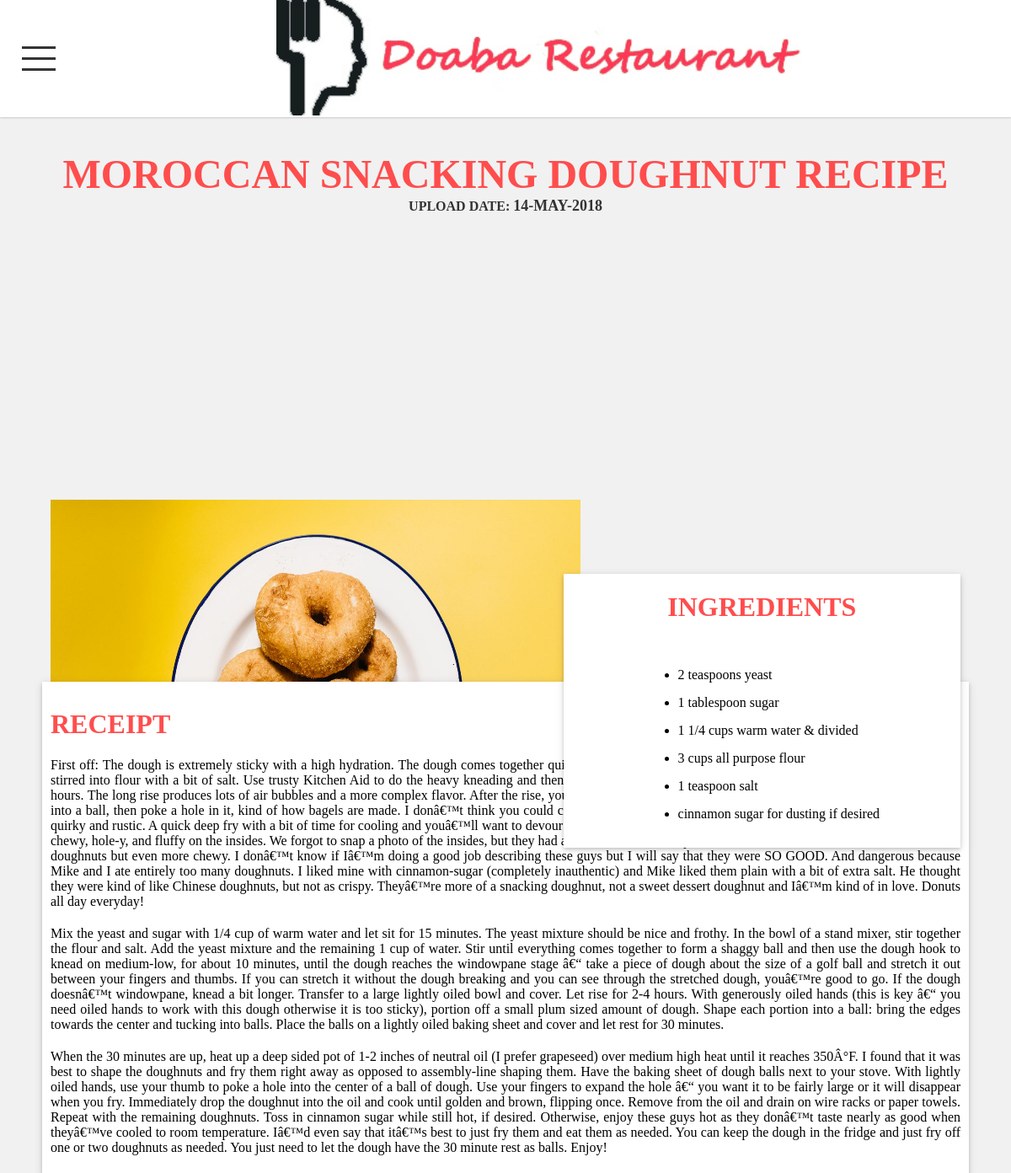
The page /app/blogviewer.php?blog=Moroccan Snacking Doughnut Recipe (signed in) on the database its author committed.
### tables this page shows
CREATE TABLE `blogs` (
  `b_id` int(11) NOT NULL,
  `b_by` varchar(50) NOT NULL,
  `b_head` varchar(100) NOT NULL,
  `b_ingredients` varchar(5000) DEFAULT NULL,
  `subtitle1` varchar(1000) DEFAULT NULL,
  `b_blog1` varchar(5000) NOT NULL,
  `subtitle2` varchar(1000) DEFAULT NULL,
  `b_blog2` varchar(5000) DEFAULT NULL,
  `subtitle3` varchar(1000) DEFAULT NULL,
  `b_blog3` varchar(5000) DEFAULT NULL,
  `b_img` varchar(200) DEFAULT NULL,
  `uploaddate` varchar(20) DEFAULT NULL
);

### app/blogviewer.php (the view, shortened to what this page needs)
<?php
$heading="";
if(isset($_SESSION["username"]))
{
   include "../inc/userheader.php";
}
else
{
    echo '<script>alert("You Must Login First to See a Blog");</script>';
    die("<a href='blogs.php' style='text-decoration:none; background:#ff4d4d; padding:10px 20px; border:none; color:#fff; font:16px century gothic,sans-serif; margin-top:40px; margin-left:20px;'>Go Back</a>");
}
if(!isset($_GET["blog"]) || empty($_GET["blog"]))
{
    header("Location: blogs.php");
}
else
{
    $heading = $_GET["blog"];
}
?>
<h2 class="blog-heading"><?php echo $heading; ?>
<label>Upload Date: <span><?php $date = $conn-> query("SELECT uploaddate FROM blogs WHERE b_head='$heading' "); if($date -> num_rows > 0 ) { $upload = $date-> fetch_assoc(); echo $upload["uploaddate"];} else {echo "<h1>Information not available </h1>"; } ?></span></label>
</h2>
<?php
  $blog = $conn -> query("SELECT * FROM blogs WHERE b_head='$heading' ");
  if($blog -> num_rows > 0 )
  {
        echo "<div class='blog-viewer'>";
        while($rows = $blog-> fetch_array())
        {
            ?>
            <div class="view">
            </div>
            <div class="ingredients">
             <h1>Ingredients</h1>
             <ul>
               <?php $ingredients = explode(',',$rows["b_ingredients"]);
                  foreach($ingredients as $key => $value)
                  {
                      echo '<li>'.$value.'</li>';
                  }
               ?>
             </ul>
            </div>
                </div>
            <div class="information">
                <h1>Receipt</h1>
                <p> <?php echo $rows["b_blog1"]; ?></p>
                <p> <?php echo $rows["b_blog2"]; ?></p>
                <p> <?php echo $rows["b_blog3"]; ?></p>
            <?php
        }
        echo "</div>";
  }
  else
  {
      echo "<h1>Post Does Not Exists</h1>";
  }
?>
</form>
</body>
</html>

### styles/template.css (style rules this page uses)
* { border:none; }
h1 { text-transform:uppercase; color:#ff4d4d; }
.main-content .blog-heading { font-size:3em; text-transform: uppercase; color:#ff4d4d; display:flex; flex-direction:column; align-items: center; }
.main-content .blog-viewer { width:90%; height:auto; margin:auto; display:flex; flex-direction:row; align-items:center; justify-content: space-between; }
.blog-viewer .view { width:60%; height:500px; margin:0; z-index:5; }
.blog-viewer .ingredients { width:45%; height:auto; background:#fff; display:flex; flex-direction: column; align-items: center; justify-content: flex-start; margin: 0px 0px 0px -20px; z-index:12; box-shadow: 0 2px 4px 0 rgba(0,0,0,0.16),0 2px 10px 0 rgba(0,0,0,0.12) !important; }
.blog-viewer .ingredients li { margin:15px; }
.main-content .information { top:650px; position:absolute; width:90%; margin:auto; height:auto; padding:10px; text-align:justify; background:#fff; box-shadow: 0 2px 4px 0 rgba(0,0,0,0.16),0 2px 10px 0 rgba(0,0,0,0.12) !important; margin:20px; z-index:10; }
.blog-heading label { font-size:16px; color:#333; }
.blog-heading label span { font-weight:bold; font-size:18px; }

### styles/header.css (style rules this page uses)
html,body { margin:0 0 0 0; padding:0 0 0 0; overflow: hidden; }
html { font-family:'century gothic'; font-size:1em; margin:0 0 0 0; padding:0 0 0 0; }

### rows shown on the page
blogs: b_ingredients "2 teaspoons yeast", b_ingredients "1 tablespoon sugar", b_ingredients "1 1/4 cups warm water & divided", b_ingredients "3 cups all purpose flour", b_ingredients "1 teaspoon salt", b_ingredients "cinnamon sugar for dusting if desired", b_blog1 "First off: The dough is extremely sticky with a high hydration. The dough comes together quickly, easily . Yeast is activated with a bit of warm water and sugar, then stirred into flour with a bit of salt. Use trusty Kitchen Aid to do the heavy kneading and then it was just a question of letting the dough rise for four hours. Yup, four hours. The long rise produces lots of air bubbles and a more complex flavor. After the rise, you lightly oil your hands squeeze off a plum sized piece of dough, shape it into a ball, then poke a hole in it, kind of how bagels are made. I donâ€™t think you could cut out this dough even if you wanted to. The results of hand shaping are quirky and rustic. A…", b_blog2 "Mix the yeast and sugar with 1/4 cup of warm water and let sit for 15 minutes. The yeast mixture should be nice and frothy. In the bowl of a stand mixer, stir together the flour and salt. Add the yeast mixture and the remaining 1 cup of water. Stir until everything comes together to form a shaggy ball and then use the dough hook to knead on medium-low, for about 10 minutes, until the dough reaches the windowpane stage â€“ take a piece of dough about the size of a golf ball and stretch it out between your fingers and thumbs. If you can stretch it without the dough breaking and you can see through the stretched dough, youâ€™re good to go. If the dough doesnâ€™t windowpane, knead a bit longer.…", b_blog3 "When the 30 minutes are up, heat up a deep sided pot of 1-2 inches of neutral oil (I prefer grapeseed) over medium high heat until it reaches 350Â°F. I found that it was best to shape the doughnuts and fry them right away as opposed to assembly-line shaping them. Have the baking sheet of dough balls next to your stove. With lightly oiled hands, use your thumb to poke a hole into the center of a ball of dough. Use your fingers to expand the hole â€“ you want it to be fairly large or it will disappear when you fry. Immediately drop the doughnut into the oil and cook until golden and brown, flipping once. Remove from the oil and drain on wire racks or paper towels. Repeat with the remaining…"

### other values the page prints
$heading "MOROCCAN SNACKING DOUGHNUT RECIPE"
$upload["uploaddate"] "14-MAY-2018"
